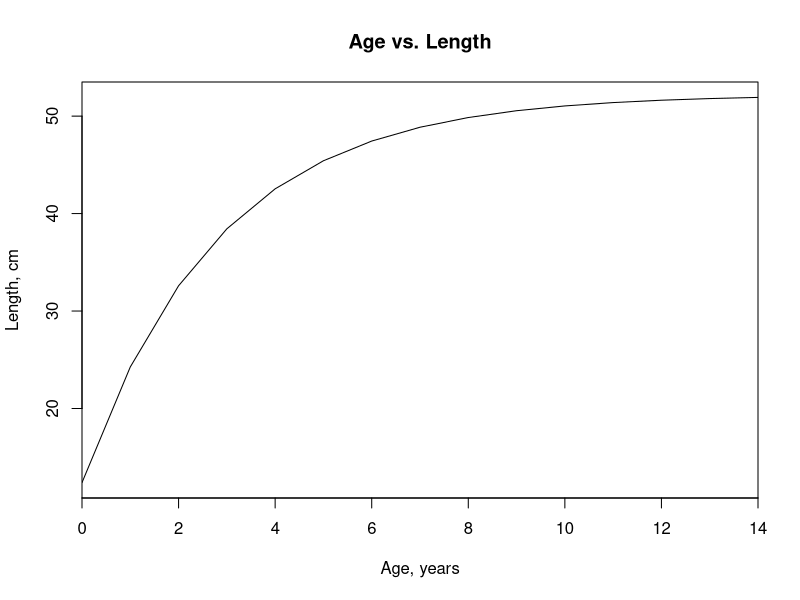
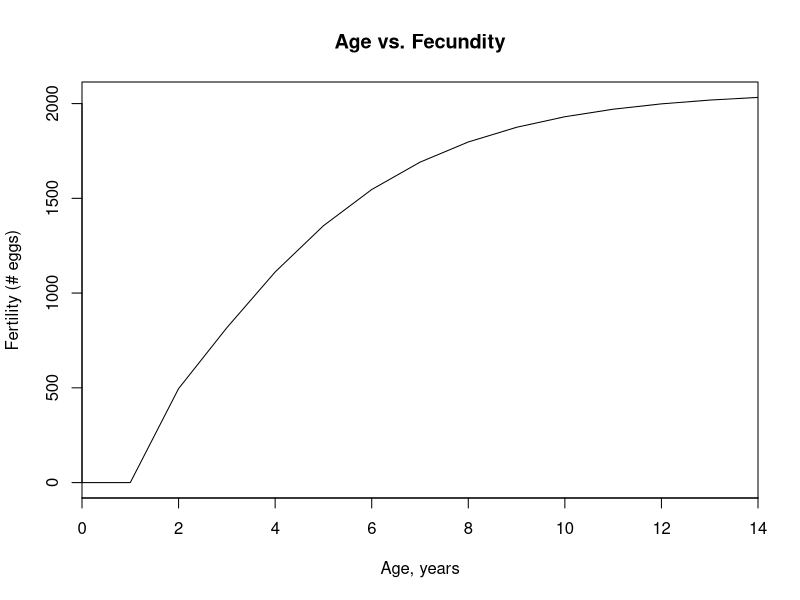
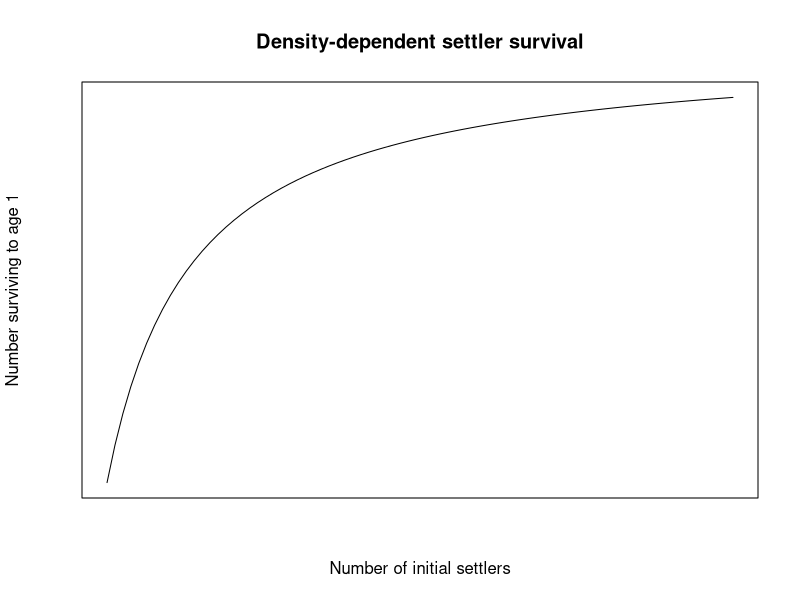
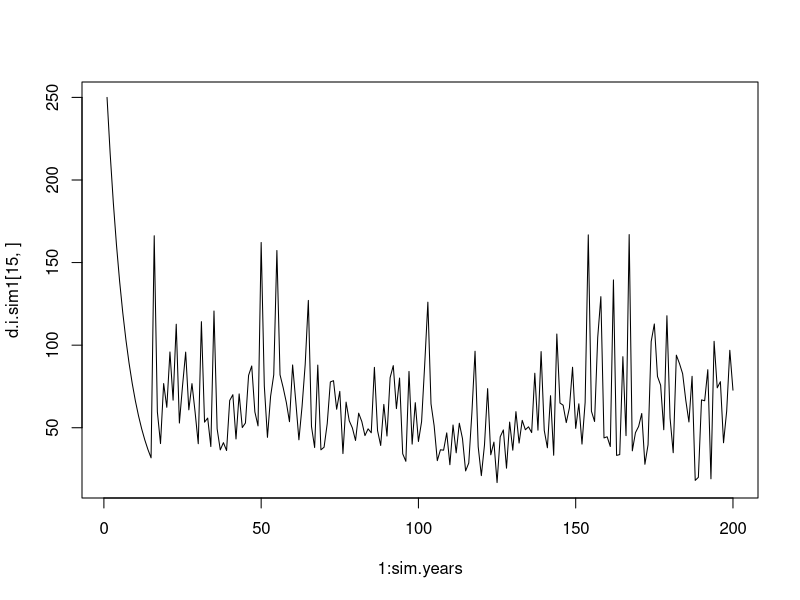
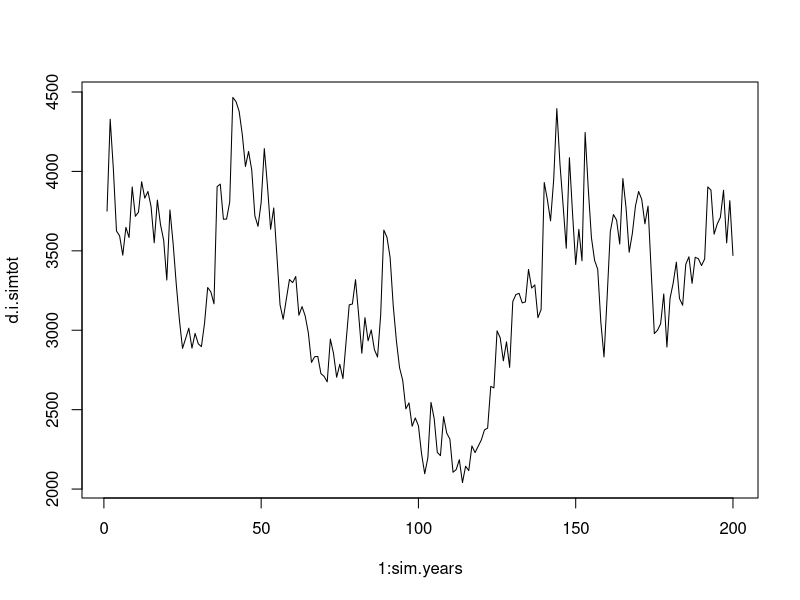
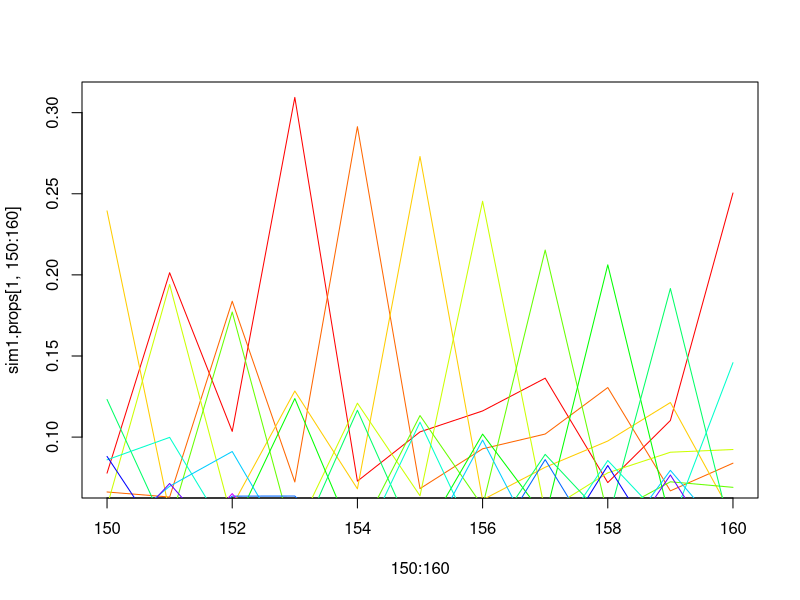

Reproduce these figures in R, in order.
## ---- chunk 1
library(RColorBrewer)
## ---- chunk 2
max.age <- 14 # max age class (number of age classes will be this plus 1 (for age 0)
gamma <- 0.125 # proportion of settling larvae that survive the first year
ext <- 1000 # number of externally supplied larvae
e.vec <- c(1,rep(0,(max.age))) # allows addition of external larvae to the matrix
ret <- 0.5 # proportion of locally produced larvae that return (self-seeding proportion)
p.vec <- c(1,rep(0.863,max.age)) # survivorship vector (p.vec[i] is the survival from age i-2 to i-1)

## Rate of self-recruitment (placeholder; sampled from a beta distribution later)
a <- 0.001

## Von Bertalanffy parameters
Linf <- 52.2 #L infinity, asymptotic length
K <- 0.354 #growth rate
t0 <- -0.766 #theoretical age at zero length
vb <- c(Linf, K, t0) #concatenated 3 V-B growth params

## Fecundity/fertility/length relationship
repr.age <- 2 #age at first reproduction
f1 <- 0.0129
f2 <- 3.03

## Beverton-Holt parameter, for density-dependent model
B <- .0001 # (B-H beta parameter)

## Years for each simulation
sim.years <- 200
## ---- chunk 3
vb.growth <- function(age.vec,vb)  { 
  ## function that takes an age vector and a vector of V-B params, c(Linf, K, t0)
  ## returns a vector of lengths
  lengths <- sapply(age.vec, function(x) vb[1]*(1-exp(-vb[2]*(x-vb[3]))))
  return(lengths)
  }

## with our parameters:
l.vec <- vb.growth(age.vec=0:max.age,vb=vb) #vector of lengths (to be used later)
plot(0:max.age,l.vec,main="Age vs. Length",type='l',xlab='Age, years',ylab='Length, cm',
     xaxs='i')
## ---- chunk 4
fert <- function(age.vec, vb, repr.age, f1,f2) {
  ## function that builds on VB equation above, taking three more parameters to calculate fertility
  ## as a function of age.
  ## From Armsworth (2002) and Sadovy (1996)
  l.vec <- vb.growth(age.vec=age.vec,vb=vb)
  f <- sapply(l.vec, function(x) f1*x^f2)
  f[1:repr.age] <- 0
  return(f)
}

# with our parameters:
f.vec <- fert(age.vec=0:max.age,vb=vb,repr.age=repr.age,f1=f1,f2=f2)
plot(0:max.age,f.vec,main="Age vs. Fecundity",type='l',xlab='Age, years',ylab='Fertility (# eggs)',
     xaxs='i')
## ---- chunk 5
net.R <- function(f.vec,p.vec) {
  p.cum <- numeric()
  for (i in 1:(max.age+1)) { #cumulative survival (i.e. vector of prob. surviving age 0:x)
    p.cum[i] <- prod(p.vec[1:i])
  }
  R <- sum(f.vec*p.cum)
  return(R)
}
## ---- chunk 6
M.di <- function (a, gamma, f.vec, p.vec) {
  M=matrix(nrow=max.age+1,ncol=max.age+1)
  r1 <- f.vec*a*gamma #first row, allowing for a partially open population and settler mortality in year 1
  M[1,] <-r1
  for (i in 2:(max.age+1)) { #rows 2 to max age
    row <- numeric(max.age+1)
    row[i-1] <- p.vec[i]
    M[i,] <- row
  }
  return(M)
}
## ---- chunk 7
S.dd <- function(a,f.vec,n.vec,ext) {
  a*sum(f.vec*n.vec)+ext
}

G <- function(a,f.vec,n.vec,ext,gamma,B) { #utilizes the S(t) equation above
  s <- S.dd(a,f.vec,n.vec,ext)
  out <- (gamma*s)/(1+B*s)
  return(out)
}
## ---- chunk 8
n.vec.test <- seq(1,4000,by=50)
G.test <- sapply(n.vec.test,G,B=B,a=a,f.vec=f.vec,ext=ext,gamma=gamma)
plot(n.vec.test,G.test, type='l',xaxt='n',yaxt='n', main='Density-dependent settler survival',xlab='Number of initial settlers', ylab='Number surviving to age 1')
## ---- chunk 9
M.dd <- function (a, gamma, f.vec, p.vec,n.vec,ext, B) {
  M=matrix(nrow=max.age+1,ncol=max.age+1)
  ## Calls the G(S) function, which requires 3 new params: n.vec, ext, and B
  g <- G(a=a,f.vec=f.vec,n.vec=n.vec,ext=ext,gamma=gamma,B=B)
  r1 <- f.vec*a*g #first row, allowing for a partially open population and settler mortality in year 1
  M[1,] <-r1
  for (i in 2:(max.age+1)) { #rows 2 to max age
    row <- numeric(max.age+1)
    row[i-1] <- p.vec[i]
    M[i,] <- row
  }
  return(M)
}
## ---- chunk 10
estBetaParams <- function(mu, cv) { # estimates parameters for a beta distribution, for a desired mean and cv
  var = (cv*mu)^2
  alpha <- ((1 - mu) / var - 1 / mu) * mu ^ 2
  beta <- alpha * (1 / mu - 1)
  return(params = list(alpha = alpha, beta = beta))
}
## for a mean of around 0.1% (0.001) for a, and a cv of 0.5, the parameters are:

ext.meanlog <- 6.67
ext.sdlog <- 0.47

estlnormParams <- function(mean,cv) { #estimates location and scale parameters for a lognormal distribution for a desired mean and cv, for use in R's rlnorm function
  var = (cv*mean)^2
  scale <- sqrt(log(1+var/mean^2))
  loc <- log(mean)-scale/2
  return(params=list(meanlog=loc, sdlog=scale))
  }
## for a mean of around 0.1% (0.001) for a, and a cv of 0.5, the parameters are:

a.alpha <- 4
a.beta <- 4000

d.i.sim1 <- matrix(nrow=(max.age+1), ncol=sim.years)
d.i.simtot <- numeric()
Ninit <- rep(250,15)
d.i.sim1[,1] <- Ninit
d.i.simtot <- sum(Ninit)
a.rand <- rbeta(n=sim.years,shape1=a.alpha,shape2=a.beta) # a sampled from beta distribution
ext.rand <- rlnorm(n=sim.years,meanlog=ext.meanlog,sdlog=ext.sdlog) # ext sample from a lognormal distribution
for (i in 1:(sim.years-1)) {
  M <- M.di(a=a.rand[i], gamma=gamma, f.vec=f.vec, p.vec=p.vec)
  N.vec <- M%*%d.i.sim1[,i] + (gamma*ext.rand[i]*e.vec)
  d.i.sim1[,i+1] <- N.vec
  d.i.simtot[i+1] <- sum(N.vec)
  }
plot(1:sim.years,d.i.sim1[15,],type='l')
plot(1:sim.years,d.i.simtot,type='l')

sim1.props <- apply(d.i.sim1, MARGIN=2,FUN= function(x) x/sum(x))
cols <- rainbow(15)
plot(150:160,sim1.props[1,150:160],col=cols[1],type='l')
for(i in 2:15){
  lines(150:160,sim1.props[i,150:160],col=cols[i],type='l')
}
